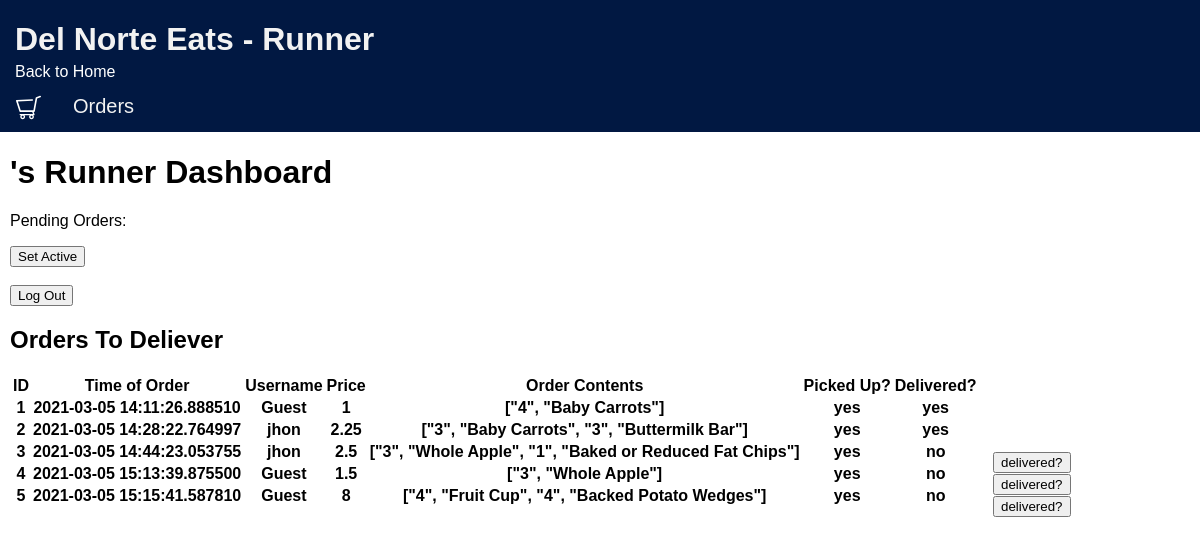
Screenshot of /easter_egg/runner_dashboard with the database file from the repository.
### models/module.py (models this page shows, shortened)
class orderEE(db.Model):
    id = db.Column(db.Integer, nullable=True)
    username = db.Column(db.String(15))
    price = db.Column(db.Integer, unique=False, nullable=False)
    order_contents = db.Column(db.String(1000), unique=False, nullable=False)
    time = db.Column(db.DateTime, primary_key=True)
    picked_up = db.Column(db.DateTime)
    delivered = db.Column(db.DateTime)
    pass

### views/easter_egg/view.py (the view)
@easter_egg_bp.route('/runner_dashboard')
def runner_dashboard():
    user_type = 'Runner'
    order_user = per_user()
    button_logic_pickup = []
    button_logic_delivered = []
    order_records = []
    orders = orderEE.query.all()
    for order in orders:
        if order.time != order.picked_up:
            button_logic_pickup.append(1)
            pickup_value = 1
        else:
            button_logic_pickup.append(0)
            pickup_value = 0
        if order.time != order.delivered:
            button_logic_delivered.append(1)
            delivered_value = 1
        else:
            button_logic_delivered.append(0)
            delivered_value = 0
        order_dn_dict = {'id': order.id,'username': order.username, 'price': order.price, 'order contents': order.order_contents,
                         'time': order.time, 'picked up': order.picked_up, 'delivered': order.delivered, 'button_logic_pickup': pickup_value, 'button_logic_delivered': delivered_value}
        order_records.append(order_dn_dict)
    """
    print(button_logic_pickup)
    print(button_logic_delivered)
    print(order_records)
    """
    return render_template('easter_egg/runner/runner_dashboard.html', user_type=user_type, order_table=order_records)

### views/easter_egg/view.py (called while the page is built)
def per_user():
    if current_user.is_anonymous:
        username = 'Guest'
    else:
        username = current_user.username
    order_user = []
    orders = orderEE.query.filter_by(username=username).all()
    for order in orders:
        order_dn_dict = {'id': order.id,'username': order.username, 'price': order.price, 'order contents': order.order_contents,
                         'time': order.time, 'picked up': order.picked_up, 'delivered': order.picked_up}
        order_user.append(order_dn_dict)
    return order_user

### views/easter_egg/templates/easter_egg/runner/runner_dashboard.html (shortened to what this page needs)
{% extends 'easter_egg/runner/base_egg_runner.html' %}
{% block content %}
<div class="margin_1">
    <h1>{{current_user.username}}'s Runner Dashboard</h1>
    <p>Pending Orders:</p>
    <div>
        <button id="toggle_button" type="button" onclick="toggle()">Set Active</button>
    </div>
    <br>
    <form action="{{url_for('easter_egg_bp.logout_rr')}}" method="post"><input type="submit" value="Log Out"></form>
    <h2>Orders To Deliever</h2>
    <table id="order_table">
        <tr>
            <th>ID</th>
            <th>Time of Order</th>
            <th>Username</th>
            <th>Price</th>
            <th>Order Contents</th>
            <th>Picked Up?</th>
            <th>Delivered?</th>
            <th></th>
        </tr>
        {% for row in order_table %}
        <tr>
            <th>{{ row['id'] }}</th>
            <th>{{ row['time'] }}</th>
            <th>{{ row['username'] }}</th>
            <th>{{ row['price'] }}</th>
            <th>{{ row['order contents'] }}</th>
            <th>
                {% if row['picked up'] == row['time'] %}
                no
                {% else %}
                yes
                {% endif %}
            </th>
            <th>
                {% if row['delivered'] == row['time'] %}
                no
                {% else %}
                yes
                {% endif %}
            </th>
            <th>
                {% if row['button_logic_pickup'] == 1 %}
                    {% if row['button_logic_delivered'] == 1 %}
                    <form id="dilivered_button{{loop.index}}" style="visibility: hidden; float: left; position: absolute" action={{url_for('.delivered')}} method="post">
                        <input type="number" name="order_id" value={{row['id']}} style="visibility: hidden; width: 0px;">
                        <input type="hidden" name="button_type" value="picked_up" >
                        <input type="hidden" name="visibility{{loop.index}}" value="hidden" >
                        <input type="submit" value="delivered?" onclick="delivery_logic(String({{loop.index}})">
                    </form>
                    {% else %}
                    <form id="dilivered_button{{loop.index}}" style="visibility: visible; float: left; position: absolute" action={{url_for('.delivered')}} method="post">
                        <input type="submit" value="delivered?" onclick="delivery_logic(String({{loop.index}})">
                    </form>
                    {% endif %}
                {% endif %}
            </th>
        </tr>
        {% endfor %}
    </table>
</div>
{% endblock %}

### views/easter_egg/templates/easter_egg/runner/base_egg_runner.html (style rules this page uses)
body { margin: 0; font-family: Arial, Helvetica, sans-serif; overflow-x: hidden; }

### views/easter_egg/templates/easter_egg/runner/runner_dashboard.html (style rules this page uses)
.margin_1 { margin-left: 10px; }

### rows the page displays
orderEE: id "1", time "2021-03-05 14:11:26.888510", username "Guest", price "1", order_contents "[\"4\", \"Baby Carrots\"]", shows "yes"
orderEE: id "2", time "2021-03-05 14:28:22.764997", username "jhon", price "2.25", order_contents "[\"3\", \"Baby Carrots\", \"3\", \"Buttermilk Bar\"]", shows "yes"
orderEE: id "3", time "2021-03-05 14:44:23.053755", username "jhon", price "2.5", order_contents "[\"3\", \"Whole Apple\", \"1\", \"Baked or Reduced Fat Chips\"]", shows "yes", shows "no"
orderEE: id "4", time "2021-03-05 15:13:39.875500", username "Guest", price "1.5", order_contents "[\"3\", \"Whole Apple\"]", shows "yes", shows "no"
orderEE: id "5", time "2021-03-05 15:15:41.587810", username "Guest", price "8", order_contents "[\"4\", \"Fruit Cup\", \"4\", \"Backed Potato Wedges\"]", shows "yes", shows "no"
